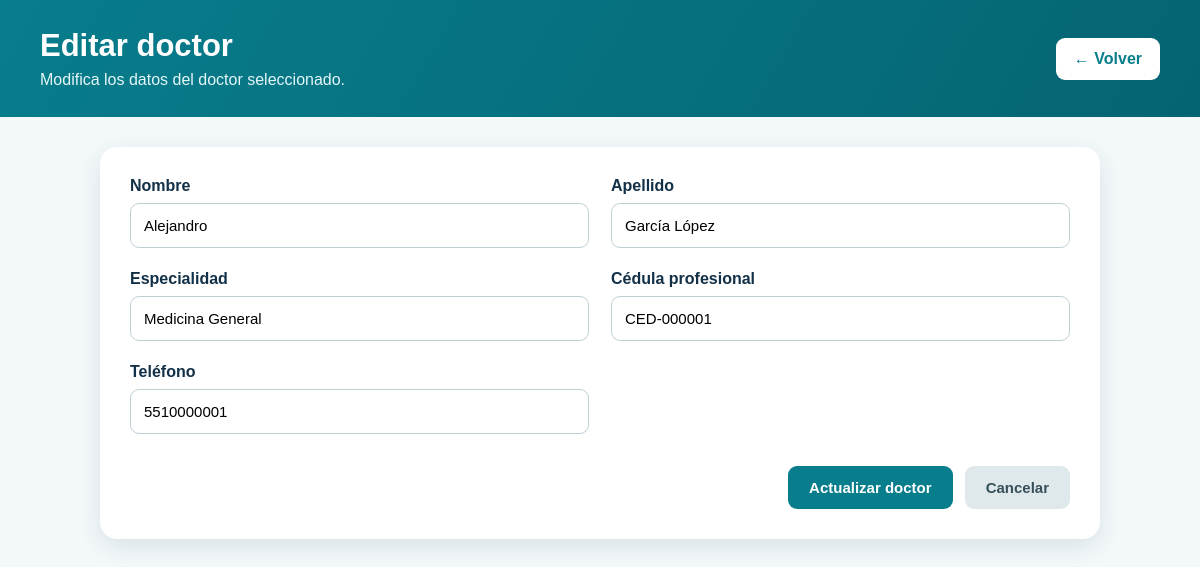
Page /hospital/doctores/editar.php?id=1 (signed in) on the committed database.
### tables this page shows
CREATE TABLE `doctores` (
  `id_doctor` int NOT NULL,
  `nombre` varchar(100) NOT NULL,
  `apellido` varchar(100) NOT NULL,
  `especialidad` varchar(255) NOT NULL,
  `cedula_prof` varchar(30) NOT NULL,
  `telefono` varchar(20) NOT NULL
);

### hospital/doctores/editar.php (the view, shortened to what this page needs)
<?php
require_once "../conexion/conexion.php";
$idDoctor = isset($_GET["id"])
    ? (int) $_GET["id"]
    : 0;
$sql = "SELECT *
        FROM doctores
        WHERE id_doctor = ?";
$consulta = mysqli_prepare($conexion, $sql);
mysqli_stmt_bind_param(
    $consulta,
    "i",
    $idDoctor
);
mysqli_stmt_execute($consulta);
$resultado = mysqli_stmt_get_result($consulta);
$doctor = mysqli_fetch_assoc($resultado);
?>
<!DOCTYPE html>
<html lang="es">
<head>
    <link
        rel="stylesheet"
        href="../css/estilos.css"
    >
</head>
<body class="pagina-crud">
    <header class="cabecera-crud">
        <div>
            <h1>Editar doctor</h1>
            <p>
                Modifica los datos del doctor seleccionado.
            </p>
        </div>
        <a
            href="index.php"
            class="boton-regresar"
        >
            ← Volver
        </a>
    </header>
    <main class="contenido-crud">
        <section class="contenedor-formulario">
            <form
                action="actualizar.php"
                method="POST"
                class="formulario-paciente"
            >
                <div class="grupo-formulario">
                    <label for="nombre">
                        Nombre
                    </label>
                    <input
                        type="text"
                        id="nombre"
                        name="nombre"
                        maxlength="100"
                        value="<?php echo htmlspecialchars($doctor["nombre"]); ?>"
                        required
                    >
                </div>
                <div class="grupo-formulario">
                    <label for="apellido">
                        Apellido
                    </label>
                    <input
                        type="text"
                        id="apellido"
                        name="apellido"
                        maxlength="100"
                        value="<?php echo htmlspecialchars($doctor["apellido"]); ?>"
                        required
                    >
                </div>
                <div class="grupo-formulario">
                    <label for="especialidad">
                        Especialidad
                    </label>
                    <input
                        type="text"
                        id="especialidad"
                        name="especialidad"
                        maxlength="255"
                        value="<?php echo htmlspecialchars($doctor["especialidad"]); ?>"
                        required
                    >
                </div>
                <div class="grupo-formulario">
                    <label for="cedula_prof">
                        Cédula profesional
                    </label>
                    <input
                        type="text"
                        id="cedula_prof"
                        name="cedula_prof"
                        maxlength="30"
                        value="<?php echo htmlspecialchars($doctor["cedula_prof"]); ?>"
                        required
                    >
                </div>
                <div class="grupo-formulario">
                    <label for="telefono">
                        Teléfono
                    </label>
                    <input
                        type="text"
                        id="telefono"
                        name="telefono"
                        maxlength="20"
                        value="<?php echo htmlspecialchars($doctor["telefono"]); ?>"
                        required
                    >
                </div>
                <div class="acciones-formulario ancho-completo">
                    <button
                        type="submit"
                        class="boton-guardar"
                    >
                        Actualizar doctor
                    </button>
                    <a
                        href="index.php"
                        class="boton-cancelar"
                    >
                        Cancelar
                    </a>
                </div>
            </form>
        </section>
    </main>
</body>
</html>

### hospital/css/estilos.css (style rules this page uses)
* { box-sizing: border-box; margin: 0; padding: 0; }
:root { --verde-principal: #087d8c; --verde-oscuro: #056473; --verde-claro: #dff5f6; --azul-texto: #123047; --gris-fondo: #f3f8fa; --gris-texto: #5b6c76; --blanco: #ffffff; --sombra: 0 8px 25px rgba(21, 55, 70, 0.11); }
body { font-family: Arial, Helvetica, sans-serif; color: var(--azul-texto); background-color: var(--gris-fondo); }
.pagina-crud { min-height: 100vh; background-color: #f3f8fa; }
.cabecera-crud { display: flex; justify-content: space-between; align-items: center; gap: 20px; padding: 28px 40px; background: linear-gradient(120deg, #087d8c, #056473); color: white; }
.cabecera-crud h1 { margin-bottom: 7px; font-size: 31px; }
.cabecera-crud p { color: #e4f6f8; }
.boton-regresar { padding: 12px 18px; border-radius: 9px; background-color: white; color: #087d8c; text-decoration: none; font-weight: bold; }
.contenido-crud { max-width: 1550px; margin: 0 auto; padding: 30px; }
.contenedor-formulario { max-width: 1000px; margin: 0 auto; padding: 30px; border-radius: 17px; background-color: white; box-shadow: 0 8px 25px rgba(21, 55, 70, 0.11); }
.formulario-paciente { display: grid; grid-template-columns: repeat(2, minmax(0, 1fr)); gap: 22px; }
.grupo-formulario { display: flex; flex-direction: column; gap: 8px; }
.grupo-formulario label { color: #123047; font-weight: bold; }
.grupo-formulario input, .grupo-formulario select, .grupo-formulario textarea { width: 100%; padding: 13px; border: 1px solid #bfd0d5; border-radius: 9px; background-color: white; font-family: Arial, Helvetica, sans-serif; font-size: 15px; outline: none; }
.ancho-completo { grid-column: 1 / -1; }
.acciones-formulario { display: flex; justify-content: flex-end; gap: 12px; margin-top: 10px; }
.boton-guardar, .boton-cancelar { padding: 13px 21px; border: none; border-radius: 9px; text-decoration: none; font-size: 15px; font-weight: bold; cursor: pointer; }
.boton-guardar { background-color: #087d8c; color: white; }
.boton-cancelar { background-color: #dfe8eb; color: #374f59; }

### rows in the picture
doctores: nombre "Alejandro", apellido "García López", especialidad "Medicina General", cedula_prof "CED-000001", telefono "5510000001"
